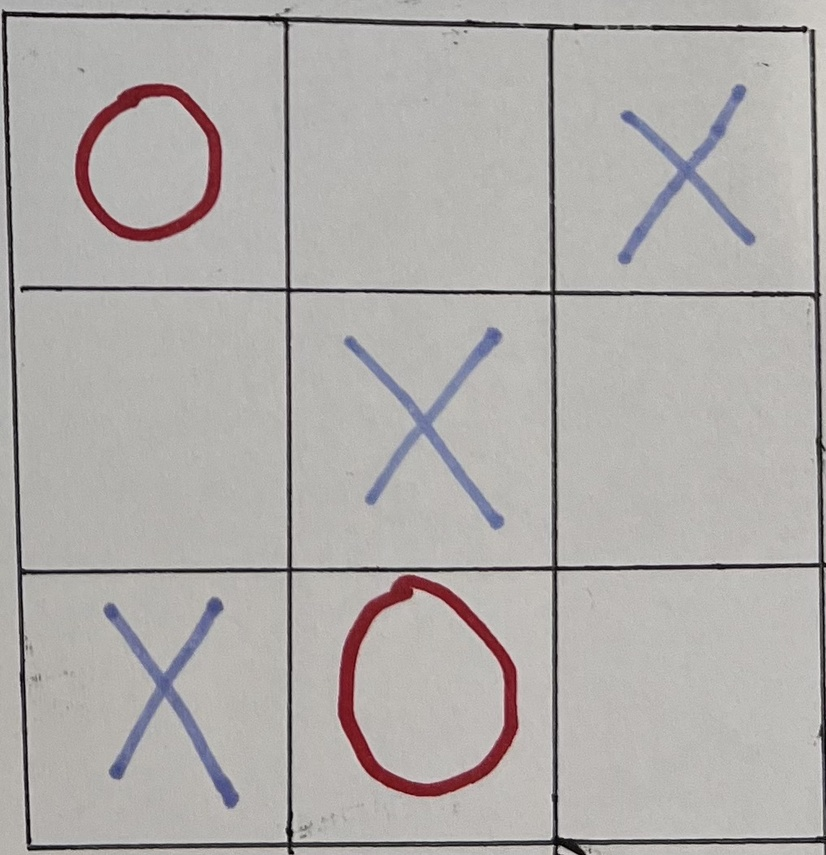
#> input picture images/tica3.jpeg, 826 x 855 px, shrunk from 1016 x 1052 before the run, found by its file name
$ python tic-tac-toe-cv.py
#> lines starting #> are read from the running program, lines starting #| are printed output that depends on the picture; after the words box and inside, x2 and y2 are one past the last pixel; in counts of white or black regions, pixels touching at a corner belong together
import cv2
import numpy as np

# Function to read an image and convert it to HSV
def read_and_convert_to_hsv(image_path):
    img = cv2.imread(image_path)
#> img is the input picture: shape (855, 826, 3); mean B, G, R 170.4, 172.5, 175.7
    hsv = cv2.cvtColor(img, cv2.COLOR_BGR2HSV)
#> hsv: shape (855, 826, 3); mean H, S, V 36.4, 12.8, 176.6
    return hsv

# Function to create a mask for a given color range
def create_mask_for_color(hsv, lower_color, upper_color):
    mask = cv2.inRange(hsv, lower_color, upper_color)
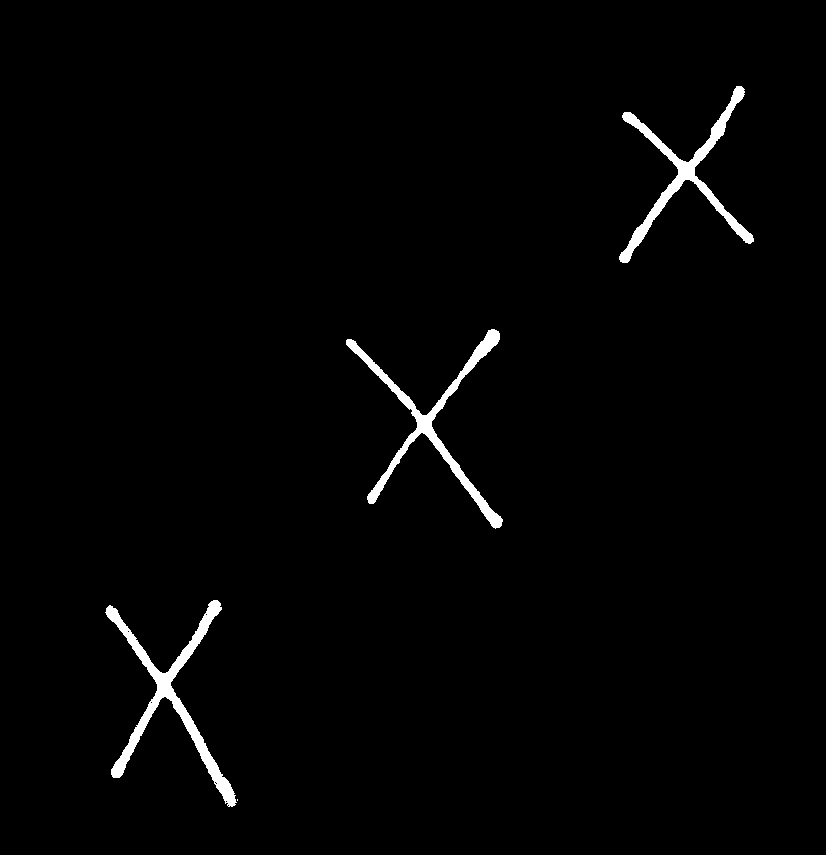
#> mask: shape (855, 826); 1.6% white; 4 white regions (1 under 20 px), largest, box (x1, y1, x2, y2) and area: (105, 600, 237, 807) 4140, (346, 329, 503, 529) 3672, (619, 86, 754, 263) 3418
    return mask

# Function to determine the position of the mark within the cell
def position_in_cell(hsv, mask, cell_positions):
    for position in cell_positions:
        x_start, y_start, x_end, y_end = position
        cell_hsv = hsv[y_start:y_end, x_start:x_end]
        cell_mask = mask[y_start:y_end, x_start:x_end]

        # If the majority of the cell is the color, then we say the mark is in that cell
        if np.sum(cell_mask) > (cell_mask.size // 2):
            cv2.rectangle(hsv, (x_start, y_start), (x_end, y_end), (0, 255, 0), 3)
            return True
    return False

# Function to print the game state
def print_game_state(game_state):
    for row in game_state:
        print('|'.join(row))

# Process the image and identify the game state
def identify_game_state(image_path):
    hsv_img = read_and_convert_to_hsv(image_path)

    # Define color ranges for blue and red
    lower_blue = np.array([90, 50, 50])
    upper_blue = np.array([120, 255, 255])
    # lower_red = np.array([0, 30, 30])
    # upper_red = np.array([40, 255, 255])

    # Create masks for blue and red
    mask_blue = create_mask_for_color(hsv_img, lower_blue, upper_blue)
    # mask_red = create_mask_for_color(hsv_img, lower_red, upper_red)

    # Calculate cell positions assuming a 3x3 grid
    cell_size_x = hsv_img.shape[1] // 3
#> cell_size_x = 275
    cell_size_y = hsv_img.shape[0] // 3
#> cell_size_y = 285
    cell_positions = [(x * cell_size_x, y * cell_size_y, (x+1) * cell_size_x, (y+1) * cell_size_y) for y in range(3) for x in range(3)]

    # Initialize the game state
    game_state = [["-"] * 3 for _ in range(3)]

    # Determine the position of 'X' and 'O' within the cells
    for i in range(3):
        for j in range(3):
            position = cell_positions[i*3+j]
            if position_in_cell(hsv_img, mask_blue, [position]):
                game_state[i][j] = 'X'
            # elif position_in_cell(hsv_img, mask_red, [position]):
            #     game_state[i][j] = 'O'

    return game_state

# Run the game state identification
image_path = '/Users/pranayrajpaul/Desktop/gamescrafters/gametheory-cv/images/tica3.jpeg'
game_state_x = identify_game_state(image_path)
print("Gamestate x:")
print_game_state(game_state_x)


##########################################################################
#GAME BOARD FOR O
###########################################################################
# Read the image
img = cv2.imread('/Users/pranayrajpaul/Desktop/gamescrafters/gametheory-cv/images/tica3.jpeg')

# Convert to HSV
hsv = cv2.cvtColor(img, cv2.COLOR_BGR2HSV)

# Define HSV range for light blue (X)
# lower_blue = np.array([100, 150, 150])
# upper_blue = np.array([130, 255, 255])

# Define HSV range for dark red (O)
lower_red1 = np.array([0, 100, 100])
upper_red1 = np.array([10, 255, 255])
lower_red2 = np.array([160, 100, 100])
upper_red2 = np.array([179, 255, 255])

# Create masks for blue and red
# mask_blue = cv2.inRange(hsv, lower_blue, upper_blue)
mask_red1 = cv2.inRange(hsv, lower_red1, upper_red1)
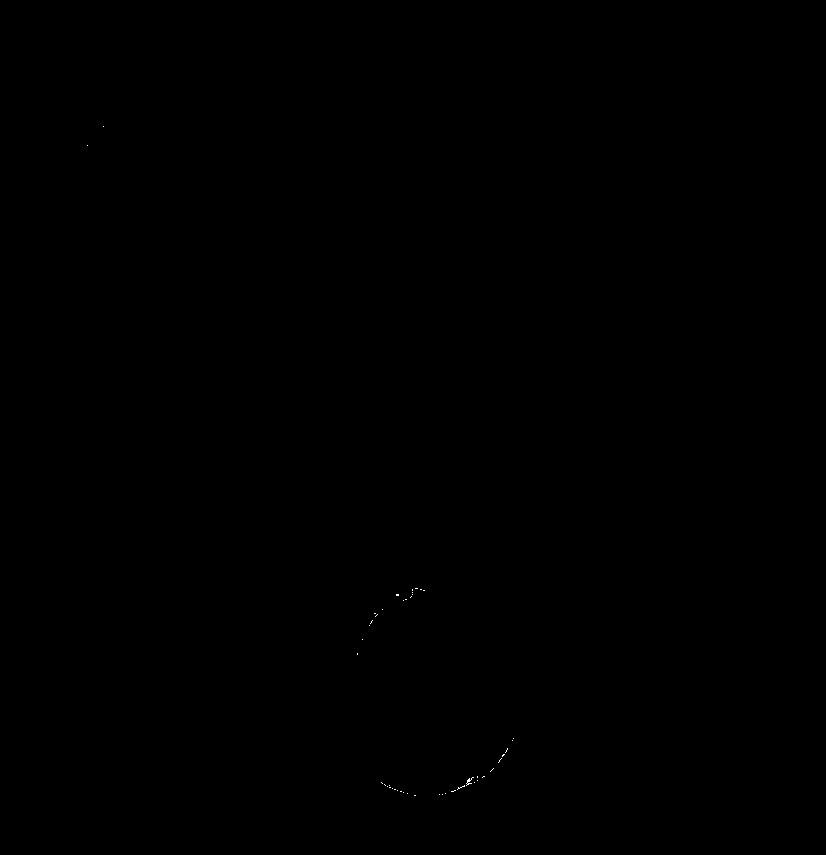
#> mask_red1: shape (855, 826); 0.02% white in thin lines or dots, all inside (x1, y1, x2, y2) = (87, 126, 514, 796)
mask_red2 = cv2.inRange(hsv, lower_red2, upper_red2)
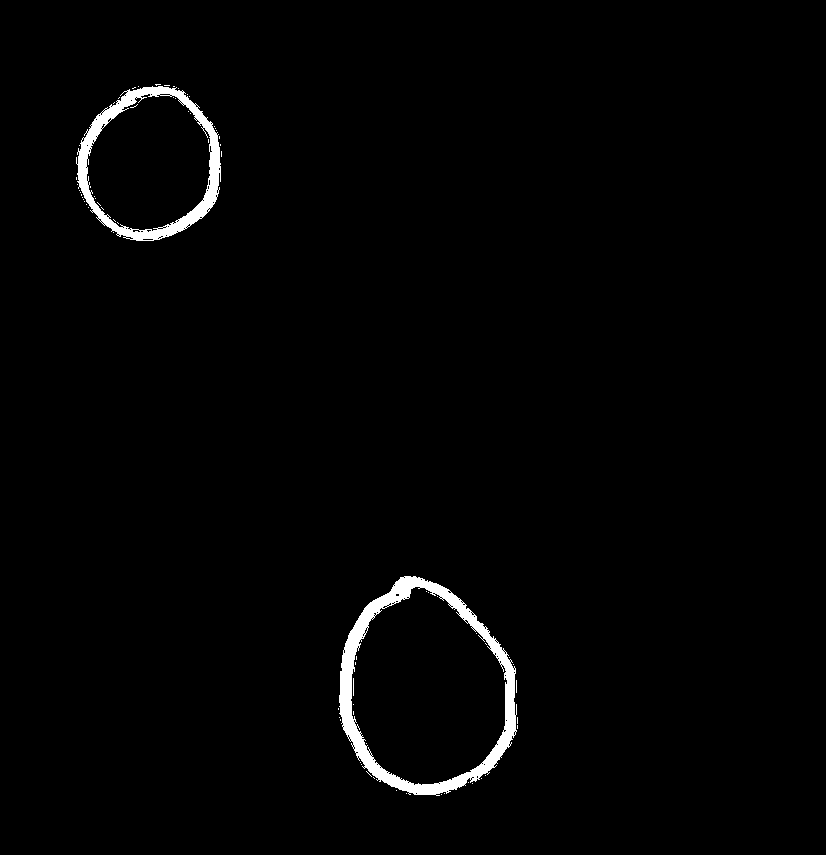
#> mask_red2: shape (855, 826); 1.6% white; 74 white regions (72 under 20 px), largest, box (x1, y1, x2, y2) and area: (339, 576, 517, 796) 6708, (76, 86, 221, 241) 4346
mask_red = cv2.bitwise_or(mask_red1, mask_red2)
#> mask_red: shape (855, 826); 1.6% white; 77 white regions (75 under 20 px)

# Function to find contours and filter by area size
def find_significant_contours(img, mask):
    contours, _ = cv2.findContours(mask, cv2.RETR_EXTERNAL, cv2.CHAIN_APPROX_SIMPLE)
#> contours = 49 contours, 47 with area under 20; largest, box (x1, y1, x2, y2) and area: (339, 576, 517, 796) 29332, (76, 86, 221, 241) 17038
    # Filter out small contours that are likely not 'X' or 'O'
    return [cnt for cnt in contours if cv2.contourArea(cnt) > img.shape[0] * img.shape[1] * 0.01]

# Get contours for X and O
# contours_blue = find_significant_contours(img, mask_blue)
contours_red = find_significant_contours(img, mask_red)
#> contours_red = 2 contours; box (x1, y1, x2, y2) and area: (339, 576, 517, 796) 29332, (76, 86, 221, 241) 17038

# Initialize game state
gamestate_o = [["-","-","-"],["-","-","-"],["-","-","-"]]

# Assume a 3x3 grid for the tic-tac-toe board
cell_size = img.shape[0] // 3
#> cell_size = 285

# Function to determine the grid index based on the contour centroid
def get_grid_index(contour):
    M = cv2.moments(contour)
    if M["m00"] == 0: return None
    cx = int(M["m10"] / M["m00"])
    cy = int(M["m01"] / M["m00"])
    return (cy // cell_size, cx // cell_size)

# [7 lines of commented-out code are left out]
for cnt in contours_red:
    index = get_grid_index(cnt)
    if index:
        gamestate_o[index[0]][index[1]] = "O"
#> this loop made 2 passes
#> (cx in get_grid_index, cy in get_grid_index, index) on passes 1 to 2: (425, 690, (2, 1)), (149, 164, (0, 0))
#> after the loop, gamestate_o = [['O', '-', '-'], ['-', '-', '-'], ['-', 'O', '-']]

# Print the gamestate
print("Gamestate o:")
print_game_state(gamestate_o)
#> the loop in print_game_state (call 2), `for row in game_state:` made 3 passes
#| O|-|-
#| -|-|-
#| -|O|-


##########################################################################
#Post Processing
###########################################################################


combined_gamestate = [["-"] * 3 for _ in range(3)]

# Iterate over the rows and columns to combine the game states
for i in range(3):
    for j in range(3):
        if game_state_x[i][j] != "-":  # If there's an 'X' in the cell, take it
            combined_gamestate[i][j] = game_state_x[i][j]
        elif gamestate_o[i][j] != "-":  # If there's an 'O' in the cell, take it
            combined_gamestate[i][j] = gamestate_o[i][j]
#> after the loop, combined_gamestate = [['O', '-', 'X'], ['-', 'X', '-'], ['X', 'O', '-']]
        # If both are '-', it stays '-'

# Print the combined game state
print("Combined Gamestate:")
print_game_state(combined_gamestate)

def convert_gamestate_to_pos_str(gamestate):
    countx = 0
    counto = 0
    turn = 'A'
    for i in range(3):
        for j in range(3):
            if gamestate[i][j] == "X":
                countx +=1
            if gamestate[i][j] == "O":
                counto +=1
    print(countx)
    print(counto)

    if countx > counto:
        turn = 'B'
    else:
        turn = 'A'
    position_str = "R_"+turn+"_3_3_"
    for i in range(3):
        for j in range(3):
            if gamestate[i][j] == "X":
                position_str += 'x'
            if gamestate[i][j] == "O":
                position_str += 'o'
            if gamestate[i][j] == "-":
                position_str += '-'
    return position_str


pos_string = convert_gamestate_to_pos_str(combined_gamestate)
#> pos_string = 'R_B_3_3_o-x-x-xo-'
print("Position String:")
print(pos_string)
#| R_B_3_3_o-x-x-xo-

$ run again, with images/tica2.jpeg copied over images/tica3.jpeg
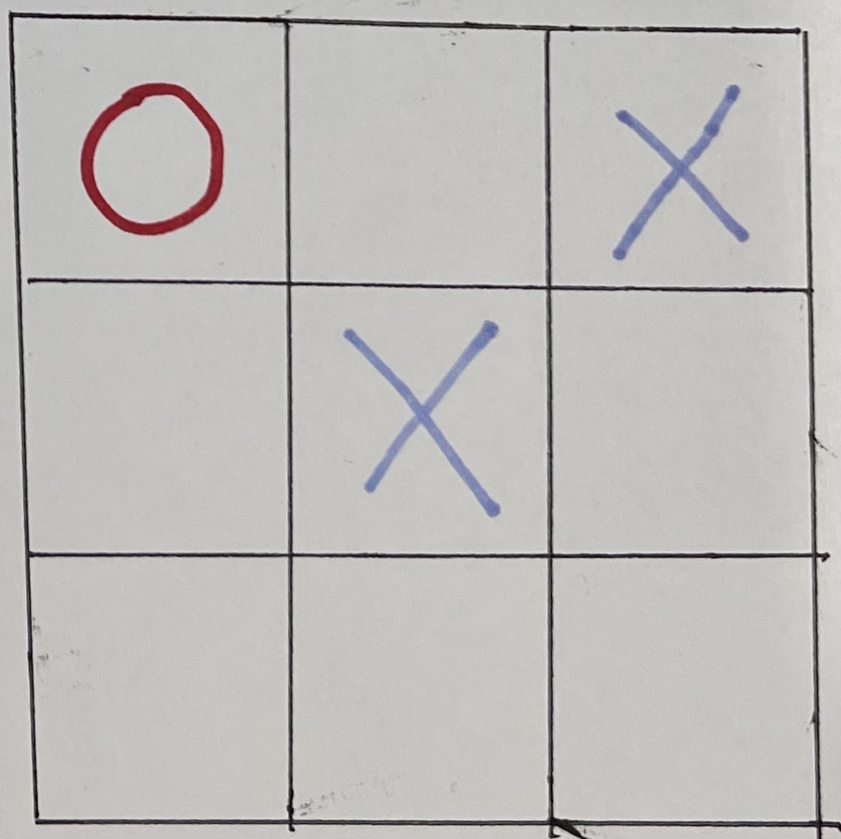
#> input picture images/tica2.jpeg, 841 x 839 px, shrunk from 1051 x 1048 before the run, found by its file name
#> in read_and_convert_to_hsv, img is the input picture: shape (839, 841, 3); mean B, G, R 185.8, 188, 190.2
#> hsv: shape (839, 841, 3); mean H, S, V 33.3, 8.8, 190.8
#> in create_mask_for_color, `mask = cv2.inRange(hsv, lower_color, upper_color)`:
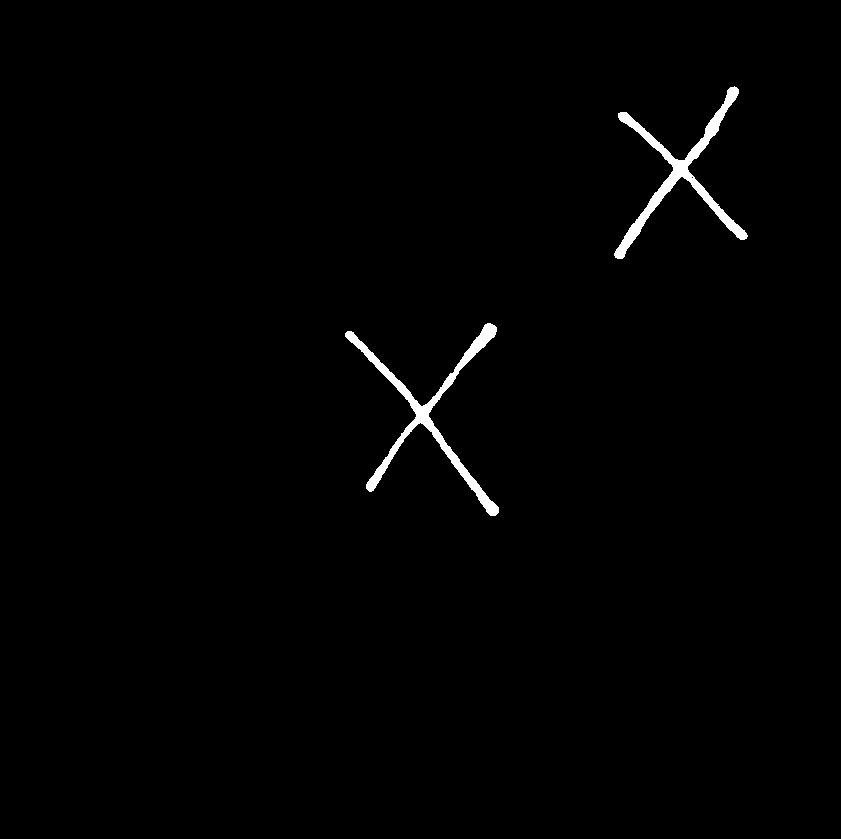
#> mask: shape (839, 841); 0.97% white; 2 white regions, box (x1, y1, x2, y2) and area: (345, 323, 499, 516) 3505, (614, 86, 748, 259) 3345
#> mask_red1: shape (839, 841); 0% white in thin lines or dots, all inside (x1, y1, x2, y2) = (120, 98, 200, 114)
#> `mask_red2 = cv2.inRange(hsv, lower_red2, upper_red2)`:
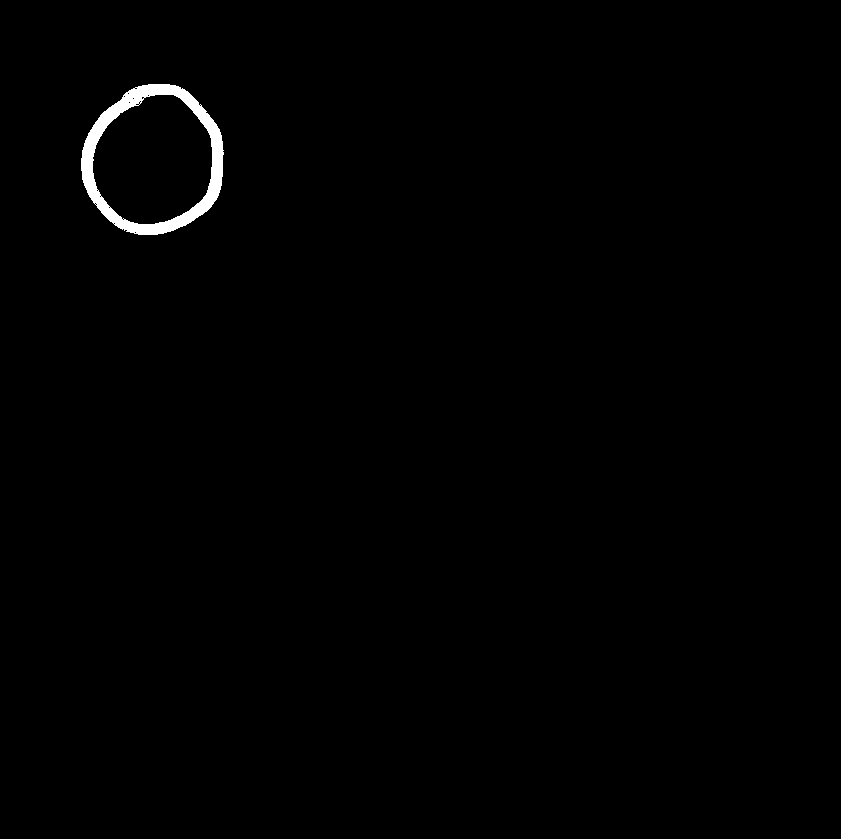
#> mask_red2: shape (839, 841); 0.69% white; 1 white region, box (x1, y1, x2, y2) and area: (81, 84, 224, 235) 4896
#> mask_red: shape (839, 841); 0.69% white; 1 white region
#> contours = 1 contour; box (x1, y1, x2, y2) and area: (81, 84, 224, 235) 16574
#> contours_red has the same summary as contours in find_significant_contours
#> the loop `for cnt in contours_red:` made 1 pass
#> (cx in get_grid_index, cy in get_grid_index, index) on pass 1: (153, 160, (0, 0))
#> after the loop `for cnt in contours_red:`: gamestate_o = [['O', '-', '-'], ['-', '-', '-'], ['-', '-', '-']]
#> the loop in print_game_state (call 2), `for row in game_state:` made 3 passes
#> (printed output is left out)
#> after the loop `for i in range(3):`: combined_gamestate = [['O', '-', 'X'], ['-', 'X', '-'], ['-', '-', '-']]
#> pos_string = 'R_B_3_3_o-x-x----'
#| R_B_3_3_o-x-x----
